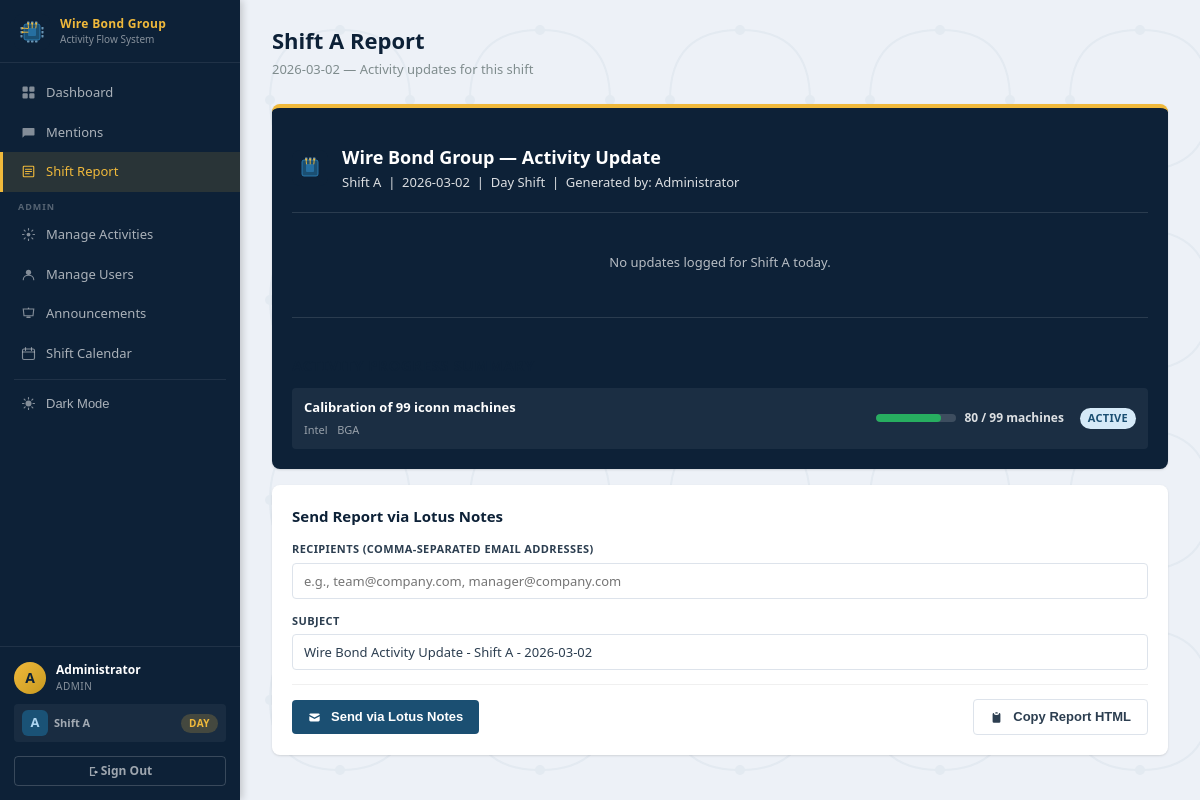
Screenshot of /generate-report (signed in) with the database file from the repository.
### tables this page shows
CREATE TABLE users (
        id          INTEGER PRIMARY KEY AUTOINCREMENT,
        username    TEXT    UNIQUE NOT NULL,
        password    TEXT    NOT NULL,
        full_name   TEXT    NOT NULL,
        role        TEXT    DEFAULT 'user',
        shift       TEXT    DEFAULT 'A',
        is_active   INTEGER DEFAULT 1,
        created_at  TEXT    DEFAULT (datetime('now','localtime'))
    );

CREATE TABLE activities (
        id          INTEGER PRIMARY KEY AUTOINCREMENT,
        title       TEXT    NOT NULL,
        customer    TEXT,
        device      TEXT,
        category    TEXT,
        description TEXT,
        status      TEXT    DEFAULT 'active',
        priority    TEXT    DEFAULT 'normal',
        is_urgent   INTEGER DEFAULT 0,
        due_date    TEXT,
        created_by  INTEGER,
        created_at  TEXT    DEFAULT (datetime('now','localtime')), progress_type TEXT DEFAULT 'none', progress_total REAL DEFAULT 0, progress_current REAL DEFAULT 0, progress_unit TEXT DEFAULT '',
        FOREIGN KEY (created_by) REFERENCES users(id)
    );

### app.py (the view)
@app.route('/generate-report')
@login_required
def generate_report():
    db = get_db()
    shift = current_shift()
    today = datetime.now().strftime('%Y-%m-%d')
    updates = db.execute("""
        SELECT au.*, a.title AS activity_title, a.customer, a.device,
               a.progress_type, a.progress_total, a.progress_current, a.id AS act_id,
               u.full_name AS user_name
        FROM activity_updates au
        JOIN activities a ON au.activity_id = a.id
        JOIN users u ON au.user_id = u.id
        WHERE DATE(au.created_at) = ? AND au.shift = ?
        ORDER BY au.created_at DESC
    """, (today, shift)).fetchall()
    all_activities = db.execute("SELECT * FROM activities WHERE status='active' ORDER BY title").fetchall()
    activities_progress = []
    for a in all_activities:
        pct = calc_progress(a, db)
        activities_progress.append({'row': a, 'progress': pct})
    return render_template('report.html', updates=updates, shift=shift, today=today,
                           activities_progress=activities_progress)

### app.py (called while the page is built, shortened)
def get_db():
    if 'db' not in g:
        g.db = sqlite3.connect(app.config['DATABASE'])
        g.db.row_factory = sqlite3.Row
        g.db.execute("PRAGMA journal_mode=WAL")
        g.db.execute("PRAGMA foreign_keys=ON")
    return g.db

def current_shift():
    return session.get('shift', 'A')

def current_time_slot():
    now = datetime.now()
    shift = session.get('shift', 'A')
    t = now.hour + now.minute / 60.0
    return 'Day' if 6.5 <= t < 18.5 else 'Night'

def calc_progress(activity, db=None):
    ptype = activity['progress_type'] or 'none'
    if ptype == 'none':
        return None
    if ptype == 'done_not_done':
        return 100.0 if activity['progress_current'] >= 1 else 0.0
    if ptype in ('machine_count', 'units_bonded', 'custom'):
        total = activity['progress_total']
        current = activity['progress_current']
        if ptype == 'custom':
            return min(max(current, 0), 100)
        return round(current / total * 100, 1) if total > 0 else 0.0
    return 0.0

def login_required(f):
    @wraps(f)
    def decorated(*args, **kwargs):
        if 'user_id' not in session:
            flash('Please log in first.', 'warning')
            return redirect(url_for('login'))
        return f(*args, **kwargs)
    return decorated

### templates/report.html (shortened to what this page needs)
{% extends 'base.html' %}
{% block content %}
<div class="page-header">
    <div>
        <h1 class="page-title">Shift {{ shift }} Report</h1>
        <p class="page-subtitle">{{ today }} &mdash; Activity updates for this shift</p>
    </div>
</div>
<div class="card report-preview" id="report-preview-block">
    <div class="report-header-block">
        <div style="display:flex;align-items:center;gap:14px;">
            <div>
                <h2 style="margin:0 0 2px;">Wire Bond Group &mdash; Activity Update</h2>
                <p style="margin:0;opacity:.85;font-size:13px;">
                    Shift {{ shift }} &nbsp;|&nbsp; {{ today }} &nbsp;|&nbsp;
                    {{ time_slot }} Shift &nbsp;|&nbsp;
                    Generated by: {{ session.get('full_name') }}
                </p>
            </div>
        </div>
    </div>
    {% if updates %}
    <h3 style="font-size:14px;font-weight:700;text-transform:uppercase;letter-spacing:.5px;color:#fff;opacity:.8;margin:0 0 10px;">Update Log</h3>
    <div class="table-wrapper">
        <table class="data-table report-table">
            <thead>
                <tr>
                    <th>Activity</th>
                    <th>Customer</th>
                    <th>Device</th>
                    <th>Update</th>
                    <th>Updated By</th>
                    <th>Time</th>
                </tr>
            </thead>
            <tbody>
                {% for u in updates %}
                <tr>
                    <td><strong>{{ u.activity_title }}</strong></td>
                    <td>{{ u.customer or '-' }}</td>
                    <td>{{ u.device or '-' }}</td>
                    <td style="max-width:300px;white-space:pre-wrap;word-break:break-word;">{{ u.update_text }}</td>
                    <td>{{ u.user_name }}</td>
                    <td>{{ u.created_at }}</td>
                </tr>
                {% endfor %}
            </tbody>
        </table>
    </div>
    {% else %}
    <div class="empty-state small">
        <p style="color:rgba(255,255,255,0.7);">No updates logged for Shift {{ shift }} today.</p>
    </div>
    {% endif %}
    {% if activities_progress %}
    <div class="report-progress-section">
        <h3 class="report-section-label">Activity Progress Summary</h3>
        <div class="rpt-progress-grid">
            {% for item in activities_progress %}
            {% set a = item.row %}
            {% set pct = item.progress %}
            <div class="rpt-activity-row">
                <div class="rpt-activity-info">
                    <span class="rpt-activity-title">{{ a.title }}</span>
                    {% if a.customer %}<span class="rpt-activity-meta">{{ a.customer }}</span>{% endif %}
                    {% if a.device %}<span class="rpt-activity-meta">{{ a.device }}</span>{% endif %}
                </div>
                <div class="rpt-progress-wrap">
                    {% if pct is not none %}
                        {% if a.progress_type == 'done_not_done' %}
                            {% if pct == 100 %}
                            <span class="rpt-done-badge rpt-done">&#10003; Done</span>
                            {% else %}
                            <span class="rpt-done-badge rpt-not-done">&#9675; Not Yet</span>
                            {% endif %}
                        {% elif a.progress_type in ('machine_count', 'units_bonded') %}
                            <div class="rpt-bar-wrap">
                                <div class="rpt-bar-track">
                                    <div class="rpt-bar-fill {% if pct >= 75 %}rpt-fill-green{% elif pct >= 40 %}rpt-fill-orange{% else %}rpt-fill-red{% endif %}" style="width:{{ [pct, 100]|min }}%"></div>
                                </div>
                                <span class="rpt-pct-label">{{ a.progress_current | int }} / {{ a.progress_total | int }} {{ a.progress_unit }}</span>
                            </div>
                        {% endif %}
                    {% else %}
                        <span class="rpt-no-tracking">No tracking</span>
                    {% endif %}
                    <span class="status-badge status-{{ a.status }}" style="margin-left:8px;">{{ a.status | title }}</span>
                </div>
            </div>
            {% endfor %}
        </div>
    </div>
    {% endif %}
</div>
{% if session.get('role') == 'admin' %}
<div class="card">
    <h3>Send Report via Lotus Notes</h3>
    <form method="POST" action="{{ url_for('send_report') }}">
        <div class="form-group">
            <label>Recipients (comma-separated email addresses)</label>
            <input type="text" name="recipients" class="form-control" placeholder="e.g., team@company.com, manager@company.com" required>
        </div>
        <div class="form-group">
            <label>Subject</label>
            <input type="text" name="subject" class="form-control" value="Wire Bond Activity Update - Shift {{ shift }} - {{ today }}">
        </div>
        <div class="form-footer">
            <button type="submit" class="btn btn-primary">
                <svg style="width:13px;height:13px;vertical-align:middle;margin-right:4px;" viewBox="0 0 20 20" fill="currentColor"><path d="M2.003 5.884L10 9.882l7.997-3.998A2 2 0 0016 4H4a2 2 0 00-1.997 1.884z"/><path d="M18 8.118l-8 4-8-4V14a2 2 0 002 2h12a2 2 0 002-2V8.118z"/></svg>
                Send via Lotus Notes
            </button>
            <button type="button" class="btn btn-outline" onclick="copyReportToClipboard()">
                <svg style="width:13px;height:13px;vertical-align:middle;margin-right:4px;" viewBox="0 0 20 20" fill="currentColor"><path d="M8 3a1 1 0 011-1h2a1 1 0 110 2H9a1 1 0 01-1-1z"/><path d="M6 3a2 2 0 00-2 2v11a2 2 0 002 2h8a2 2 0 002-2V5a2 2 0 00-2-2 3 3 0 01-3 3H9a3 3 0 01-3-3z"/></svg>
                Copy Report HTML
            </button>
        </div>
    </form>
</div>
{% endif %}
{% endblock %}

### templates/base.html (shortened to what this page needs)
<!DOCTYPE html>
<html lang="en" data-theme="light">
<head>
    <link rel="stylesheet" href="{{ url_for('static', filename='css/style.css') }}">
</head>
<body>
{% if session.get('user_id') %}
<nav class="navbar">
    <div class="nav-brand">
        <div class="nav-brand-text">
            <span class="nav-title">Wire Bond Group</span>
            <span class="nav-subtitle">Activity Flow System</span>
        </div>
    </div>
    <div class="nav-links">
        <a href="{{ url_for('dashboard') }}" class="nav-link {% if request.endpoint == 'dashboard' %}active{% endif %}">
            Dashboard
        </a>
        <a href="{{ url_for('my_mentions') }}" class="nav-link {% if request.endpoint == 'my_mentions' %}active{% endif %}">
            <svg class="nav-icon-svg" viewBox="0 0 20 20"><path d="M3 4h14a1 1 0 011 1v8a1 1 0 01-1 1H5l-3 3V5a1 1 0 011-1z" fill="currentColor"/></svg>
            Mentions
        </a>
        <a href="{{ url_for('generate_report') }}" class="nav-link {% if request.endpoint == 'generate_report' %}active{% endif %}">
            <svg class="nav-icon-svg" viewBox="0 0 20 20"><path d="M4 3h12a1 1 0 011 1v12a1 1 0 01-1 1H4a1 1 0 01-1-1V4a1 1 0 011-1z" fill="none" stroke="currentColor" stroke-width="1.5"/><path d="M6 7h8M6 10h8M6 13h5" stroke="currentColor" stroke-width="1.5" stroke-linecap="round"/></svg>
            Shift Report
        </a>
        {% if session.get('role') == 'admin' %}
        <div class="nav-section-label">ADMIN</div>
        <a href="{{ url_for('admin_activities') }}" class="nav-link {% if request.endpoint in ['admin_activities'] %}active{% endif %}">
            <svg class="nav-icon-svg" viewBox="0 0 20 20"><circle cx="10" cy="10" r="2.5" fill="currentColor"/><path d="M10 2v2M10 16v2M2 10h2M16 10h2M4.2 4.2l1.4 1.4M14.4 14.4l1.4 1.4M4.2 15.8l1.4-1.4M14.4 5.6l1.4-1.4" stroke="currentColor" stroke-width="1.5" stroke-linecap="round"/></svg>
            Manage Activities
        </a>
        <a href="{{ url_for('admin_users') }}" class="nav-link {% if request.endpoint == 'admin_users' %}active{% endif %}">
            <svg class="nav-icon-svg" viewBox="0 0 20 20"><circle cx="10" cy="7" r="3.5" fill="currentColor"/><path d="M3 17c0-3.5 3.1-6 7-6s7 2.5 7 6" stroke="currentColor" stroke-width="1.5" fill="none" stroke-linecap="round"/></svg>
            Manage Users
        </a>
        <a href="{{ url_for('admin_announcements') }}" class="nav-link {% if request.endpoint == 'admin_announcements' %}active{% endif %}">
            <svg class="nav-icon-svg" viewBox="0 0 20 20"><path d="M3 4h14l-1 9H4L3 4z" fill="none" stroke="currentColor" stroke-width="1.5"/><path d="M8 15h4" stroke="currentColor" stroke-width="2" stroke-linecap="round"/><circle cx="10" cy="3" r="1" fill="currentColor"/></svg>
            Announcements
        </a>
        <a href="{{ url_for('admin_calendar') }}" class="nav-link {% if request.endpoint == 'admin_calendar' %}active{% endif %}">
            <svg class="nav-icon-svg" viewBox="0 0 20 20"><rect x="2" y="4" width="16" height="14" rx="2" fill="none" stroke="currentColor" stroke-width="1.5"/><path d="M2 8h16M6 2v4M14 2v4" stroke="currentColor" stroke-width="1.5" stroke-linecap="round"/></svg>
            Shift Calendar
        </a>
        {% endif %}
        <div class="nav-divider"></div>
        <button class="nav-link theme-toggle-btn" id="theme-toggle" onclick="toggleTheme()" title="Toggle dark mode">
            <svg class="nav-icon-svg theme-icon-sun" viewBox="0 0 20 20"><circle cx="10" cy="10" r="4" fill="currentColor"/><path d="M10 2v2M10 16v2M2 10h2M16 10h2M4.2 4.2l1.4 1.4M14.4 14.4l1.4 1.4M4.2 15.8l1.4-1.4M14.4 5.6l1.4-1.4" stroke="currentColor" stroke-width="1.5" stroke-linecap="round"/></svg>
            <span class="theme-label">Dark Mode</span>
        </button>
    </div>
    <div class="nav-user">
        <div class="nav-user-identity">
            <div class="nav-user-avatar">{{ session.get('full_name', 'U')[0] }}</div>
            <div class="nav-user-details">
                <span class="user-name">{{ session.get('full_name', 'User') }}</span>
                <span class="user-role">{{ session.get('role', 'user') | title }}</span>
            </div>
        </div>
        <div class="nav-shift-info">
            <span class="shift-letter-badge shift-{{ session.get('shift','A') | lower }}">{{ session.get('shift','A') }}</span>
            <span class="nav-shift-label">Shift {{ session.get('shift','A') }}</span>
            <span class="time-slot-pill time-slot-{{ time_slot | lower }}">{{ time_slot }}</span>
        </div>
        <a href="{{ url_for('logout') }}" class="btn-outline-nav">
            <svg style="width:13px;height:13px;" viewBox="0 0 20 20" fill="currentColor"><path d="M3 3h8v2H5v10h6v2H3V3z"/><path d="M11 8l4 3-4 3V8z"/><rect x="9" y="10" width="6" height="1.5" rx=".5"/></svg>
            Sign Out
        </a>
    </div>
</nav>
{% endif %}
<main class="main-content {% if not session.get('user_id') %}no-nav{% endif %}">
    {% block content %}{% endblock %}
</main>
</body>
</html>

### rows the page displays
users: get "Administrator"
activities: title "Calibration of 99 iconn machines", customer "Intel", device "BGA", progress_type "machine_count" (drawn), progress_current "80", progress_total "99", progress_unit "machines", status "ACTIVE"

### other values shown
{{ session.get('full_name', 'U')[0] }} "A"
{{ session.get('role', 'user') | title }} "ADMIN"
{{ session.get('shift','A') }} "A"
{{ time_slot }} "DAY"
{{ shift }} "A"
{{ time_slot }} "Day"
